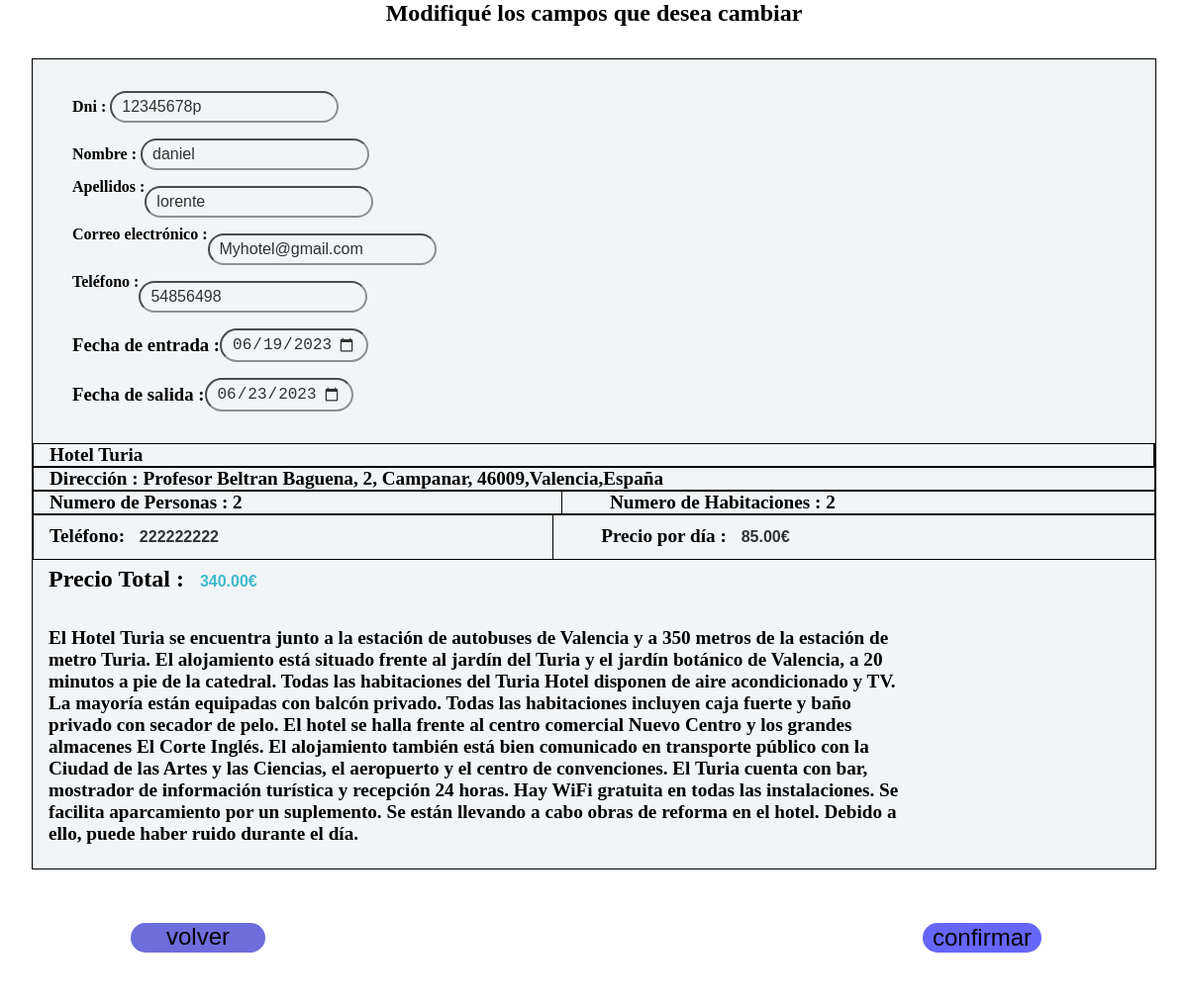
The app's page /myHotel/Modificar.php?id_reserva=1&id_hotel=2 (signed in) with its own data.
### tables this page shows
CREATE TABLE `datos_reserva` (
  `id_reserva` int(20) NOT NULL,
  `id_hotel` int(11) NOT NULL,
  `id_usuario` int(11) NOT NULL,
  `dni` varchar(30) NOT NULL,
  `nombre` varchar(40) NOT NULL,
  `apellidos` varchar(255) NOT NULL,
  `correo` varchar(255) NOT NULL,
  `telefono` varchar(20) NOT NULL,
  `fecha_inicio` varchar(20) NOT NULL,
  `fecha_fin` varchar(20) NOT NULL,
  `nombre_hotel` varchar(255) NOT NULL,
  `num_personas` int(5) NOT NULL,
  `num_habitaciones` int(5) NOT NULL,
  `total_dias` int(5) NOT NULL,
  `precio_total` decimal(5,2) DEFAULT NULL
);

CREATE TABLE `datos_usuario` (
  `id_usuario` int(6) NOT NULL,
  `email` varchar(40) NOT NULL,
  `pass` varchar(20) NOT NULL
);

CREATE TABLE `datos_hotel` (
  `id_hotel` int(20) NOT NULL,
  `nombre_hotel` varchar(40) NOT NULL,
  `pais` varchar(255) NOT NULL,
  `ciudad` varchar(40) NOT NULL,
  `direccion` varchar(60) NOT NULL,
  `telefono` varchar(20) NOT NULL,
  `numero_personas` int(11) NOT NULL,
  `numero_habitaciones` int(11) NOT NULL,
  `fotos` longtext NOT NULL,
  `descripcion` text NOT NULL,
  `precio_dia` decimal(8,2) DEFAULT NULL
);

### myHotel/funciones.php (called while the page is built, shortened)
</script><?php
function  obtenerEmailPorId($id_usuario){
    $conexion= abrir_conexion_PDO();
    $sql= 'SELECT email FROM datos_usuario WHERE id_usuario = :id_usuario';
    $consulta = $conexion->prepare($sql);
    $consulta->bindParam(':id_usuario', $id_usuario);
    $consulta->execute();
    while($resultado = $consulta->fetch()) {
        return $resultado['email'];
    }
}
function  obtenerNombreHotelPorId($id_hotel){
    $conexion= abrir_conexion_PDO();
    $sql= 'SELECT nombre_hotel FROM datos_hotel WHERE id_hotel = :id_hotel';
    $consulta = $conexion->prepare($sql);
    $consulta->bindParam(':id_hotel', $id_hotel);
    $consulta->execute();
    while($resultado = $consulta->fetch()) {
        return $resultado['nombre_hotel'];
    }
}
function obtenerDescripcionHotelPorId($id_hotel){
    $conexion= abrir_conexion_PDO();
    $sql= 'SELECT descripcion FROM datos_hotel WHERE id_hotel = :id_hotel';
    $consulta = $conexion->prepare($sql);
    $consulta->bindParam(':id_hotel', $id_hotel);
    $consulta->execute();
    while($resultado = $consulta->fetch()) {
        return $resultado['descripcion'];
    }
}
function obtenerNumeroPersonasPorId($id_hotel){
    $conexion= abrir_conexion_PDO();
    $sql= 'SELECT numero_personas FROM datos_hotel WHERE id_hotel = :id_hotel';
    $consulta = $conexion->prepare($sql);
    $consulta->bindParam(':id_hotel', $id_hotel);
    $consulta->execute();
    while($resultado = $consulta->fetch()) {
        return $resultado['numero_personas'];
    }
}
function  obtenerNumeroHabitacionesPorId($id_hotel){
    $conexion= abrir_conexion_PDO();
    $sql= 'SELECT numero_habitaciones FROM datos_hotel WHERE id_hotel = :id_hotel';
    $consulta = $conexion->prepare($sql);
    $consulta->bindParam(':id_hotel', $id_hotel);
    $consulta->execute();
    while($resultado = $consulta->fetch()) {
        return $resultado['numero_habitaciones'];
    }
}
function obtenerNumeroTelefonoPorId($id_hotel){
    $conexion= abrir_conexion_PDO();
    $sql= 'SELECT telefono FROM datos_hotel WHERE id_hotel = :id_hotel';
    $consulta = $conexion->prepare($sql);
    $consulta->bindParam(':id_hotel', $id_hotel);
    $consulta->execute();
    while($resultado = $consulta->fetch()) {
        return $resultado['telefono'];
    }
}
function obtenerNumeroPrecioPorId($id_hotel){
    $conexion= abrir_conexion_PDO();
    $sql= 'SELECT precio_dia FROM datos_hotel WHERE id_hotel = :id_hotel';
    $consulta = $conexion->prepare($sql);
    $consulta->bindParam(':id_hotel', $id_hotel);
    $consulta->execute();
    while($resultado = $consulta->fetch()) {
        return $resultado['precio_dia'];
    }
}
function obtenerDirecionHotelPorId($id_hotel){
    $conexion= abrir_conexion_PDO();
    $sql= 'SELECT direccion,pais,ciudad FROM datos_hotel WHERE id_hotel = :id_hotel';
    $consulta = $conexion->prepare($sql);
    $consulta->bindParam(':id_hotel', $id_hotel);
    $consulta->execute();
    while($resultado = $consulta->fetch()) {
        return $resultado['direccion'] .','. $resultado['ciudad'].','.$resultado['pais'];
    }
}
function fechaActual(){
    $fecha = date("Y-m-d ");
    return $fecha;
}
function fechaDiaSiguiente(){
    $fecha=date( 'Y-m-d', strtotime( '+1 day' ) );
    return $fecha;
}
function fechaFin(){
    $fecha = date("Y-m-d ", strtotime( '+7 month' )) ;
    return $fecha;
}
function  obtenerDniPorId($id_reserva){
    $conexion= abrir_conexion_PDO();
    $sql= 'SELECT dni FROM datos_reserva WHERE id_reserva = :id_reserva';
    $consulta = $conexion->prepare($sql);
    $consulta->bindParam(':id_reserva', $id_reserva);
    $consulta->execute();
    while($resultado = $consulta->fetch()) {
        return $resultado['dni'];
    }
}
function  obtenerNombrePorId($id_reserva){
    $conexion= abrir_conexion_PDO();
    $sql= 'SELECT nombre FROM datos_reserva WHERE id_reserva = :id_reserva';
    $consulta = $conexion->prepare($sql);
    $consulta->bindParam(':id_reserva', $id_reserva);
    $consulta->execute();
    while($resultado = $consulta->fetch()) {
        return $resultado['nombre'];
    }
}
function  obtenerApellidosPorId($id_reserva){
    $conexion= abrir_conexion_PDO();
    $sql= 'SELECT apellidos FROM datos_reserva WHERE id_reserva = :id_reserva';
    $consulta = $conexion->prepare($sql);
    $consulta->bindParam(':id_reserva', $id_reserva);
    $consulta->execute();
    while($resultado = $consulta->fetch()) {
        return $resultado['apellidos'];
    }
}
function  obtenerTelefonoPorId($id_reserva){
    $conexion= abrir_conexion_PDO();
    $sql= 'SELECT telefono FROM datos_reserva WHERE id_reserva = :id_reserva';
    $consulta = $conexion->prepare($sql);
    $consulta->bindParam(':id_reserva', $id_reserva);
    $consulta->execute();
    while($resultado = $consulta->fetch()) {
        return $resultado['telefono'];
    }
}
function  obtenerFechaInicioPorId($id_reserva){
    $conexion= abrir_conexion_PDO();
    $sql= 'SELECT fecha_inicio FROM datos_reserva WHERE id_reserva = :id_reserva';
    $consulta = $conexion->prepare($sql);
    $consulta->bindParam(':id_reserva', $id_reserva);
    $consulta->execute();
    while($resultado = $consulta->fetch()) {
        return $resultado['fecha_inicio'];
    }
}
function  obtenerFechaFinPorId($id_reserva){
    $conexion= abrir_conexion_PDO();
    $sql= 'SELECT fecha_fin FROM datos_reserva WHERE id_reserva = :id_reserva';
    $consulta = $conexion->prepare($sql);
    $consulta->bindParam(':id_reserva', $id_reserva);
    $consulta->execute();
    while($resultado = $consulta->fetch()) {
        return $resultado['fecha_fin'];
    }
}
function obtenerPrecioTotalPorId($id_reserva){
    $conexion= abrir_conexion_PDO();
    $sql= 'SELECT precio_total FROM datos_reserva WHERE id_reserva = :id_reserva';
    $consulta = $conexion->prepare($sql);
    $consulta->bindParam(':id_reserva', $id_reserva);
    $consulta->execute();
    while($resultado = $consulta->fetch()) {
        return $resultado['precio_total'];
    }
}

### myHotel/formularios/form_modificar.php (the view, shortened to what this page needs)
<!DOCTYPE html>
<html lang="en">
<head>
    <link rel="stylesheet" href="./style/confirmar_reserva.css">
</head>
<?php
    require_once('funciones.php');
    $id_usuario= $_SESSION['usuario'];
    $id_hotel =  $_SESSION['id_hotel'];
    $id_reserva= $_SESSION['id_reserva'];
?>
<body>
<div class= "titulo">
            <h2>Modifiqué los campos que desea cambiar</h2>
        </div>
<div class =formulario>
<form action="./modificar.php" method="post">
<div class=datosusuario>
         <div class ="dni">
             <label for="">Dni : </label>
            <input type="text" name="dni" id="" value=  <?php echo obtenerDniPorId($id_reserva)?>>
        </div>
            <div class ="nombre">
            <label for="">Nombre : </label>
            <input type="text" name="nombre" id=""   value=  <?php echo obtenerNombrePorId($id_reserva)?>>   <label class=error > <?php mostrar_error_campo("nombre", $errores)?></label>
            </div>
            <div class ="apellidos">
            <label for="">Apellidos : </label>
            <input type="text" name="apellidos" id=""   class ="apellidos"   value=  <?php echo obtenerApellidosPorId($id_reserva)?>>
            </div>
            <div class ="correo">
            <label for="">Correo electrónico :  </label>
            <input type="text" name="correo" id=""  maxlength="60"   value=  <?php echo  obtenerEmailPorId($id_usuario)?>>
            </div>
            <div class ='telefono'>
            <label for="">Teléfono :</label>
            <input type="text" name="telefono" id="" maxlength="90"  class ="telefono"   value=<?php echo obtenerTelefonoPorId($id_reserva)?>>
            </div>
            <div class ="fechaentrada">
            <h3>Fecha de entrada : </h3>
            <input type="date" name="fechaentrada" id="ndatefechainicio" min= <?php echo fechaActual() ?> max =<?php echo fechaFin() ?>
            value=<?php echo obtenerFechaInicioPorId($id_reserva)?>>
            </div>
            <div class ="fechasalida">
            <h3>Fecha de salida : </h3>
            <input type="date" name="fechasalida" id="ndatefechafin"  min= <?php echo fechaDiaSiguiente() ?>  max =<?php echo fechaFin()?>
            value=<?php echo obtenerFechaFinPorId($id_reserva)?>>
            </div>
        </div>
        <div class =hotel>
        <div class ="fila1">
            <div class ="nombrehotel">
            <label><?php echo obtenerNombreHotelPorId($id_hotel) ;?> </label>
            </div>
        </div>
        <div class ="fila2">
            <div class ="direccionhotel">
            <label for="">Dirección : </label>
            <label> <?php echo obtenerDirecionHotelPorId($id_hotel) ;?> </label>
            </div>
        </div>
        <div class="fila3">
         <div class ="numeropersonas">
        <label class="num_personas" for="">Numero de Personas : <?php echo  obtenerNumeroPersonasPorId($id_hotel)?> </label>
        </div>
        <div class ="numerohabitaciones">
        <label for="" class="num_habitaciones">Numero de Habitaciones : <?php echo  obtenerNumeroHabitacionesPorId($id_hotel)   ?> </label>
        </div>
        </div>
        <div class="fila4">
        <div class ="telefonohotel">
        <label for="">Teléfono: </label>
        <input type="text" name="tlfhotel" id=""  disabled class="tlfhotel" value=   <?php  echo  obtenerNumeroTelefonoPorId($id_hotel)?>>
        </div>
        <div class ="precio">
        <label for="">Precio por día : </label>
        <input type="text" name="precio_dia" class="precio_dia" disabled id="nInputprecioDia"  value= <?php echo  obtenerNumeroPrecioPorId($id_hotel).'€' ; ?>>
        </div>
        </div>
        <div class="fila5">
        <div class ="preciototal">
        <label for="">Precio Total : </label>
        <input type="text" name="precio_total" class="precio_total" disabled id="nInputprecioTotal"  value=<?php  echo obtenerPrecioTotalPorId($id_reserva).'€' ?>>
        </div>
        </div>
        <div class ="informacion">
        <p class="descripcion"><?php echo obtenerDescripcionHotelPorId($id_hotel) ;?></p>
        </div>
   </div>
   </div>
    <div class="botones">
            <div >
                <button class="botonvolver" disabled> <a class="volver" href="./menu.php"> volver</a></button>
            </div>
            <div class="">
                <button class="botonconfirmar" disabled><input type="submit" class="confirmar" value ="confirmar" click='alertaRealizarReserva()'></button>
            </div>
    </div>
</body>
</html>

### myHotel/style/confirmar_reserva.css (style rules this page uses)
* { margin: 0rem; padding: 0rem; }
body { font-weight: bold; }
form { min-height: 100vh; display: flex; flex-direction: column; background-color: rgb(242, 245, 247); margin: 2rem; border: solid 1px black; }
.datosusuario { grid-area: datosusuario; margin: 1.5rem; }
.fechaentrada { display: flex; flex-grow: 1; margin-left: 1rem; text-align: center; align-items: center; }
.fechasalida { display: flex; flex-grow: 1; margin-left: 1rem; text-align: center; align-items: center; }
input[type=date] { width: 150px; background-color: rgb(228, 239, 146); }
a { text-decoration: none; color: rgb(0, 0, 0); }
.dni { margin-left: 1rem; }
.nombre { flex-direction: row; margin-left: 1rem; }
.apellidos { margin-left: 1rem; display: flex; flex-direction: row; }
.telefono { display: flex; flex-direction: row; margin-left: 1rem; }
.correo { display: flex; flex-direction: row; margin-left: 1rem; }
.fila1 { display: flex; flex-direction: row; border: solid 1px black; font-size: 1.2rem; }
.direccionhotel { flex-grow: 1; margin-left: 1rem; }
.nombrehotel { flex-grow: 1; background-color: rgb(242, 245, 247); border: 0; margin-left: 1rem; border-right: solid 1px black; }
.precio { border: 0; background-color: rgb(242, 245, 247); flex-grow: 1; }
.tlfhotel { border: 0; color: black; font-weight: bold; }
.telefonohotel { background-color: rgb(242, 245, 247); border: 0; flex-grow: 1; margin-left: 1rem; border-right: solid 1px black; margin-right: 3rem; justify-content: center; }
.fila3 { height: 100%; display: flex; flex-direction: row; border: solid 1px black; font-size: 1.2rem; }
.fila2 { display: flex; flex-direction: row; border: solid 1px black; font-size: 1.2rem; }
.fila4 { display: flex; flex-direction: row; border: solid 1px black; font-size: 1.2rem; }
.num_personas { color: black; font-weight: bold; }
.num_habitaciones { color: black; font-weight: bold; }
.numeropersonas { display: flex; flex-grow: 1; margin-left: 1rem; margin-right: 2rem; border-right: solid 1px black; }
.numerohabitaciones { font-weight: bold; flex-grow: 1; margin-left: 1rem; }
.precio { background-color: rgb(242, 245, 247); border: 0; flex-grow: 1; }
.preciototal { background-color: rgb(242, 245, 247); border: 0; margin-left: 1rem; font-size: 1.5rem; }
.precio_total { margin-left: 1rem; }
input[type=text], input[type=date] ,input[type=email] { padding: 5px 10px; margin-left: 1rem; background-color: rgb(242, 245, 247); margin: 8px 0; display: inline-block; box-sizing: border-box; text-decoration: none; border-radius: 20px; font-size: 1rem; opacity: 0.8; }
.precio_dia { border: 0; opacity: 1; color: rgb(0, 0, 0); font-weight: bold; }
.precio_total { border: 0; color: rgb(21, 171, 195); opacity: 1; font-weight: bold; }
.precio { border: 0; }
h2 { text-align: center; }
button { color: white; padding: 14px 20px; margin: 8px 0; border: none; cursor: pointer; border-radius: 20px; font-size: 1.2rem; }
.informacion { width: 85%; height: 65%; margin-top: 1.5rem; margin-bottom: 1.5rem; }
.descripcion { font-size: 1.2rem; width: 90%; height: 90%; margin-left: 1rem; }
.botones { display: flex; flex-direction: row; width: 100%; height: 100%; justify-content: space-between; margin-bottom: 2rem; }
.volver { display: flex; height: 30px; background-color: rgb(109, 109, 220); width: 200px; border-radius:20px ; font-size: 1.5rem; text-align: center; justify-content: center; }
.botonvolver { flex-grow: 1; display: flex; width: 50%; height: 100%; border-radius: 20px; margin-left: 7rem ; background-color: rgb(255, 255, 255); }
.botonconfirmar { display: flex; justify-content: center; flex-grow: 1; background-color: rgb(255, 255, 255); }
.confirmar { height: 30px; margin-right: 8rem ; width: 120px; font-size: 1.5rem; background-color: rgb(101, 101, 249); border: 0; border-radius: 20px; }

### records on screen
datos_reserva: dni "12345678p", nombre "daniel", apellidos "lorente", telefono "54856498", fechaentrada "06/19/2023", fechasalida "06/23/2023", precio_total "340.00€"
datos_usuario: correo "Myhotel@gmail.com"
datos_hotel: nombre_hotel "Hotel Turia", obtenerDirecionHotelPorId($id_hotel) "Profesor Beltran Baguena, 2, Campanar, 46009,Valencia,España", numero_personas "2", numero_habitaciones "2", tlfhotel "222222222", precio_dia "85.00€", descripcion "El Hotel Turia se encuentra junto a la estación de autobuses de Valencia y a 350 metros de la estación de metro Turia. El alojamiento está situado frente al jardín del Turia y el jardín botánico de Valencia, a 20 minutos a pie de la catedral. Todas las habitaciones del Turia Hotel disponen de aire acondicionado y TV. La mayoría están equipadas con balcón privado. Todas las habitaciones incluyen caja fuerte y baño privado con secador de pelo. El hotel se halla frente al centro comercial Nuevo Centro y los grandes almacenes El Corte Inglés. El alojamiento también está bien comunicado en transporte público con la Ciudad de las Artes y las Ciencias, el aeropuerto y el centro de convenciones. El…"
